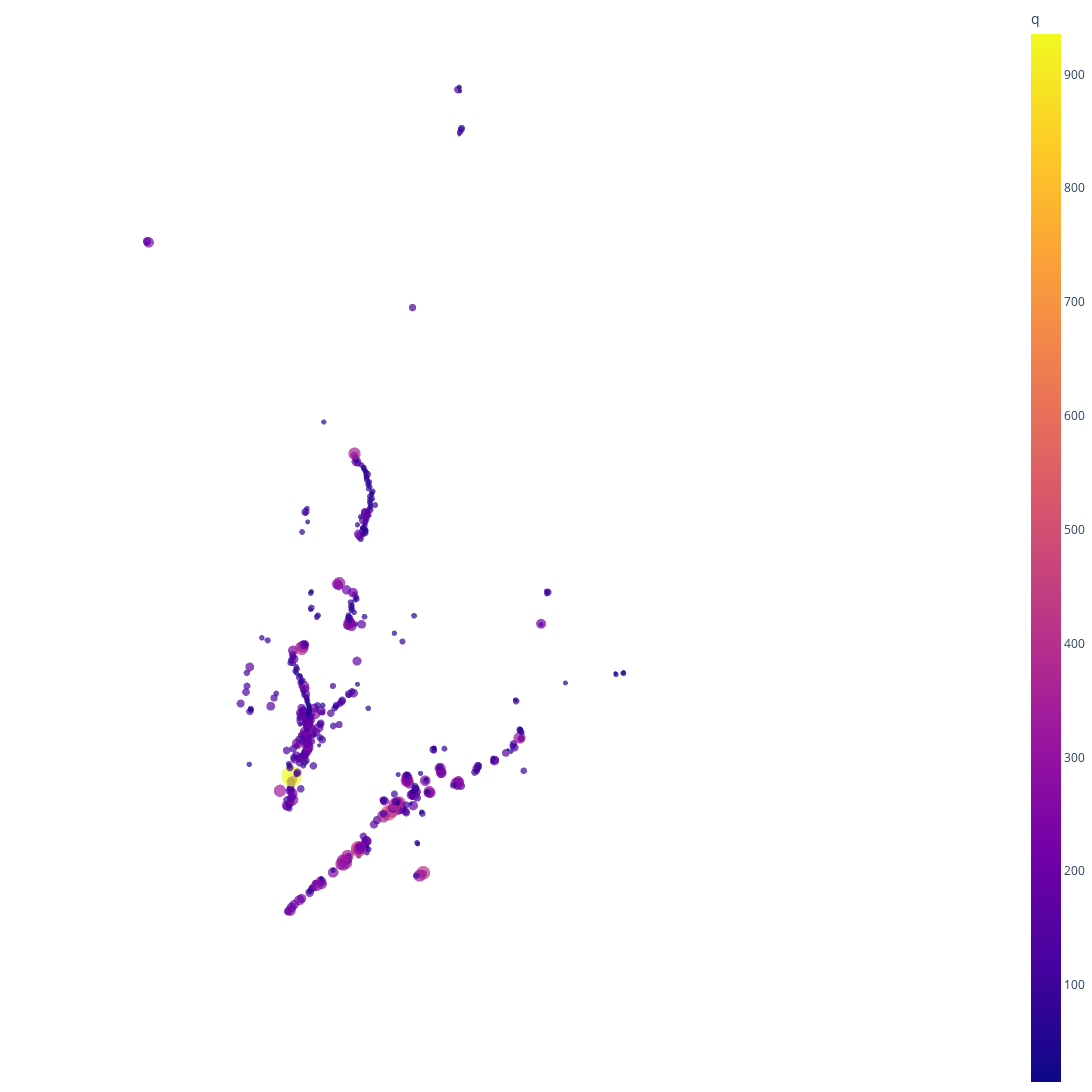

Notebook source saved alongside this figure:
### Code cell
index = get_index('../eta-pi-data/eta-pi0-update.h5', '1 Eta', 25959)
plot('../eta-pi-data/eta-pi0-update.h5', '../eta-pi-data/merged_Eta_update_sequenced.h5', '1 Eta', index)

### Figure 1 — Plotly figure (JSON) as saved in the notebook; plotly's stock layout.template omitted (floating-point values rounded to 4 significant figures; data arrays with more than 128 entries replaced by an {"elided": "..."} marker saying what was removed)
{"data": [{"hovertemplate": "x=%{x}<br>y=%{y}<br>z=%{z}<br>q=%{marker.color}<extra></extra>", "legendgroup": "", "marker": {"color": {"elided": "479 float values"}, "coloraxis": "coloraxis", "colorscale": [[0, "#440154"], [0.1111, "#482878"], [0.2222, "#3e4989"], [0.3333, "#31688e"], [0.4444, "#26828e"], [0.5556, "#1f9e89"], [0.6667, "#35b779"], [0.7778, "#6ece58"], [0.8889, "#b5de2b"], [1, "#fde725"]], "line": {"width": 0}, "size": {"elided": "479 float values"}, "sizemode": "area", "sizeref": 2.339, "symbol": "circle"}, "mode": "markers", "name": "", "scene": "scene", "showlegend": false, "type": "scatter3d", "x": {"elided": "479 float values"}, "y": {"elided": "479 float values"}, "z": {"elided": "479 float values"}}], "layout": {"coloraxis": {"colorbar": {"title": {"text": "q"}}, "colorscale": [[0, "#0d0887"], [0.1111, "#46039f"], [0.2222, "#7201a8"], [0.3333, "#9c179e"], [0.4444, "#bd3786"], [0.5556, "#d8576b"], [0.6667, "#ed7953"], [0.7778, "#fb9f3a"], [0.8889, "#fdca26"], [1, "#f0f921"]]}, "height": 1800, "legend": {"itemsizing": "constant", "tracegroupgap": 0}, "margin": {"b": 0, "l": 0, "r": 0, "t": 0}, "scene": {"camera": {"eye": {"x": -1.5, "y": -1.1, "z": 0.5}}, "domain": {"x": [0, 1], "y": [0, 1]}, "xaxis": {"showgrid": false, "showticklabels": false, "title": {"text": "x"}, "visible": false}, "yaxis": {"showgrid": false, "showticklabels": false, "title": {"text": "y"}, "visible": false}, "zaxis": {"showgrid": false, "showticklabels": false, "title": {"text": "z"}, "visible": false}}, "width": 2000}}
